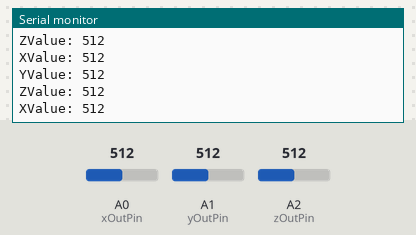
Bench run of a sketch on a simulated Arduino Uno, built with avr-gcc and run on an emulated ATmega328P. Parts: the last lines printed to the serial monitor. The inputs (shaded band) are chosen by the test bench; at power-on: A0 (xOutPin) = 512, A1 (yOutPin) = 512, A2 (zOutPin) = 512.

Above: at 1.2 s.
1.3 s: A0 (xOutPin) set to 11
At 2.4 s:
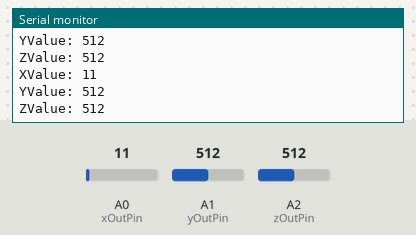
2.8 s: A0 (xOutPin) set to 8
At 3.6 s:
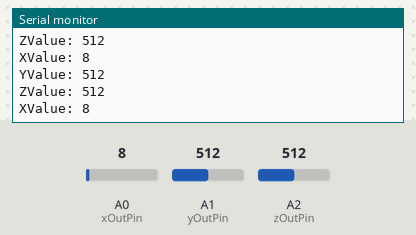
5.8 s: A1 (yOutPin) set to 111
At 6.4 s:
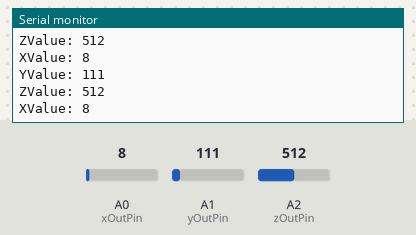
8.8 s: A1 (yOutPin) set to 92
At 9.9 s:
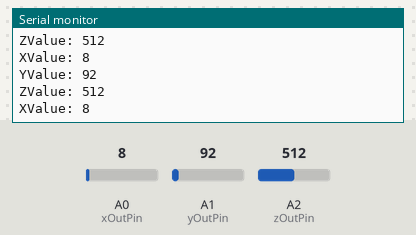
13.3 s: A1 (yOutPin) set to 11
At 14.4 s:
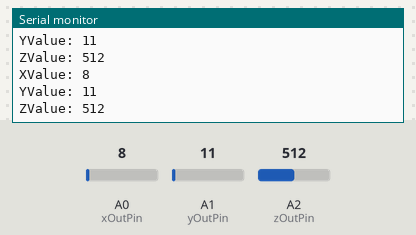
14.8 s: A1 (yOutPin) set to 8
At 15.4 s:
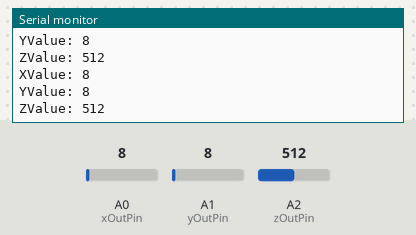
Timing chart, 0 to 17.8 s (numbered marks = the images above; inputs shaded):
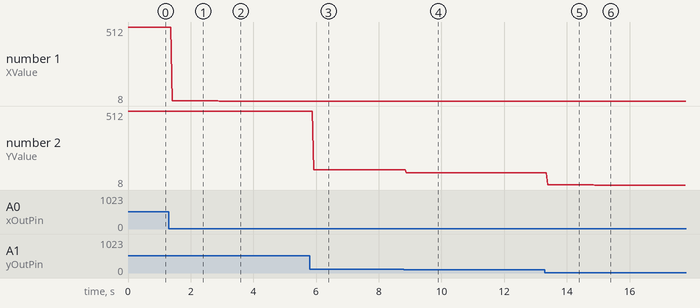

The sketch:

ADXL335_accelerometer_code.ino
```cpp
/*
 * ADXL335 Accelerometer Example
 *
 * Shows how to read in analog input from the ADXL335 Accelerometer
 *
 * Circuit for Adafruit version:
 *  Sensor Pin | Arduino Pin
 *  ------------------------
 *  Xout       | A0
 *  Yout       | A1
 *  Zout       | A2
 *  GND        | GND
 *  3Vo        | AREF
 *  Vin        | 5V
 *
 * created by Raunak Singh Inventor
 * modified 22 Jul 2022
 */

// set the input pin for XOut, YOut, ZOut
int xOutPin = A0;
int yOutPin = A1;
int zOutPin = A2;

void setup() {
  Serial.begin(9600);
//  // set the voltage value at the top
//  // of the input range to 3.3V
//  // (the voltage being passed into the AREF pin)
//  analogReference(EXTERNAL);
}

void loop() {
  // read the  values for X, Y, Z
  int XValue = analogRead(xOutPin);
  int YValue = analogRead(yOutPin);
  int ZValue = analogRead(zOutPin);

  Serial.print("XValue: ");
  Serial.println(XValue);

  Serial.print("YValue: ");
  Serial.println(YValue);

  Serial.print("ZValue: ");
  Serial.println(ZValue);

  Serial.println();
  // delay(1000);
}
```

Measured:
- the behaviour switches between 10 and 9 on A0 (xOutPin) (found by bisection; images 1 and 2)
- after the input at 1.3 s, the serial monitor: prints a new line after 0.11 s (image 1)
- after the input at 2.8 s, the serial monitor: prints a new line after 0.11 s (image 2)
- after the input at 5.8 s, the serial monitor: prints a new line after 0.12 s (image 3)
- after the input at 8.8 s, the serial monitor: prints a new line after 0.08 s (image 4)
- after the input at 13.3 s, the serial monitor: prints a new line after 0.08 s (image 5)
- after the input at 14.8 s, the serial monitor: prints a new line after 0.09 s (image 6)
- plotted number 1: 512 → 11 after the input at 1.3 s, 11 → 8 after the input at 2.8 s
